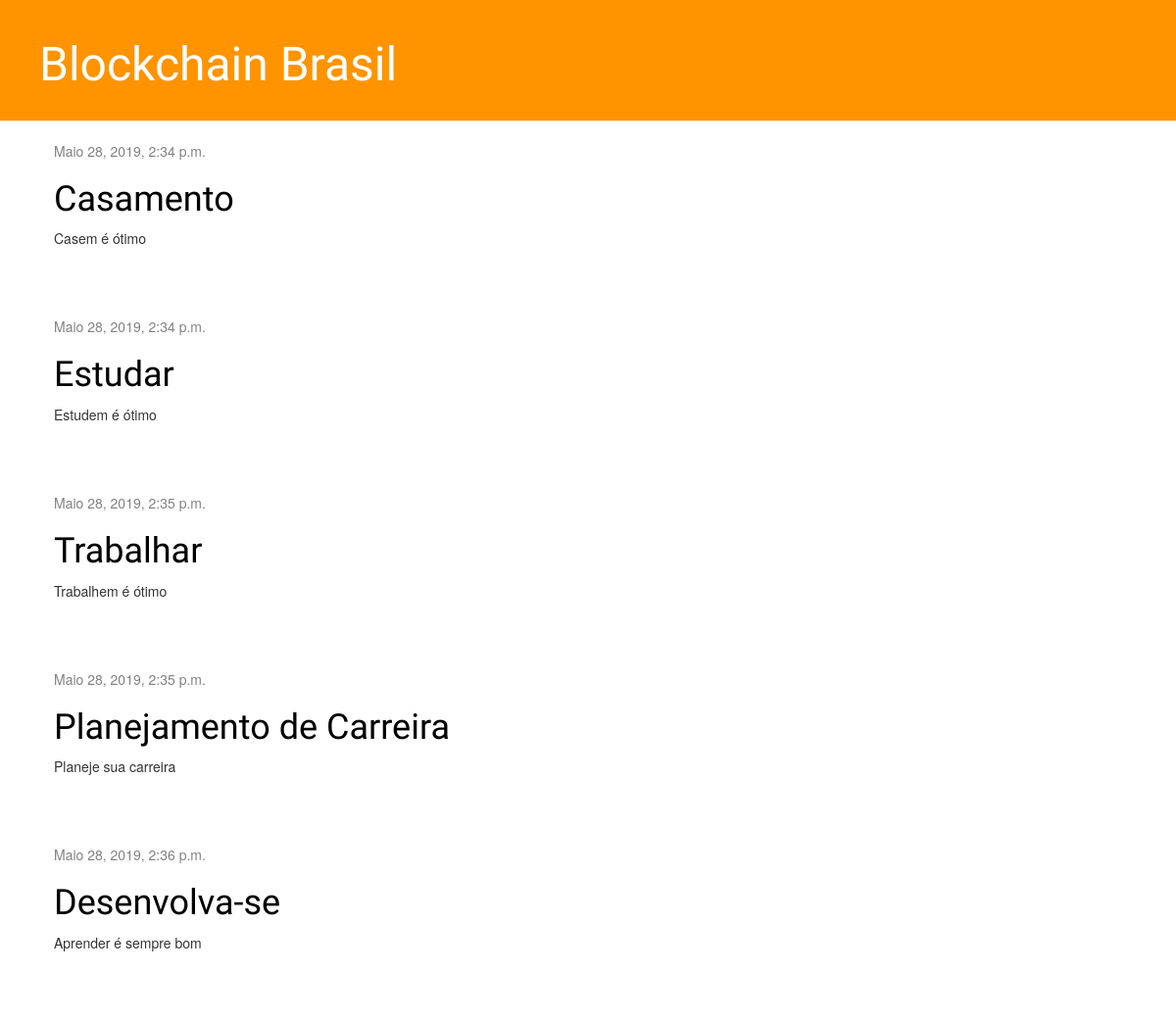
The app's page /, older data.
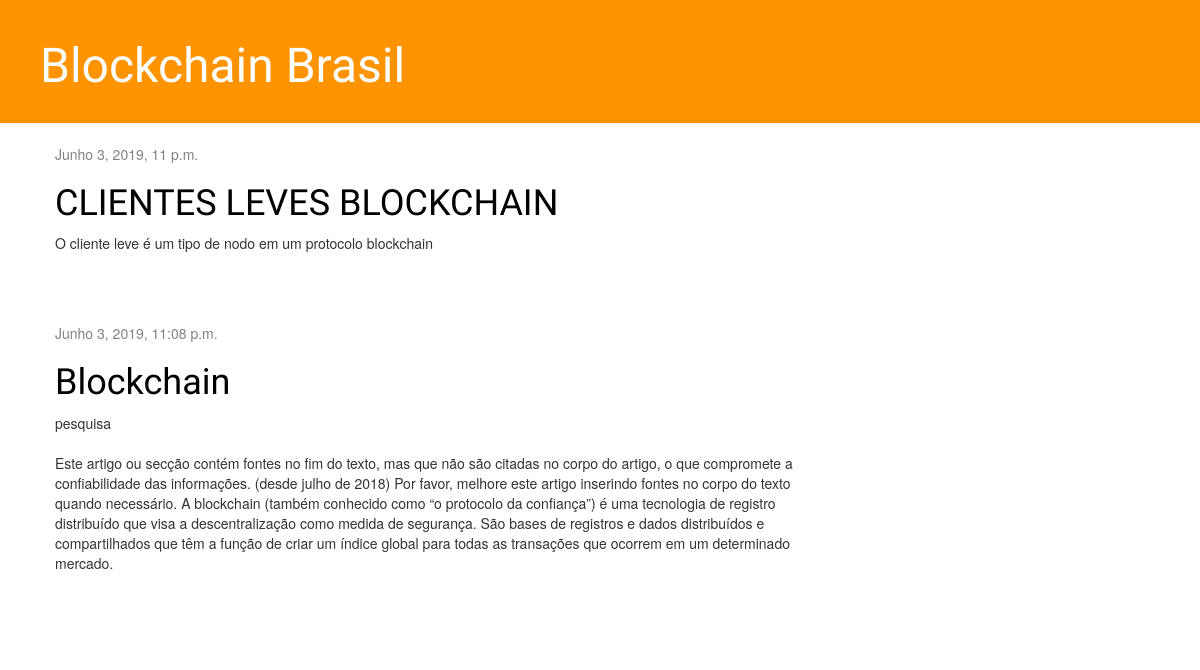
The same page, newer data.
### blog/models.py (models this page shows, shortened)
class Post(models.Model):
    author = models.ForeignKey('auth.User', on_delete=models.CASCADE)
    title = models.CharField(max_length=200)
    text = models.TextField()
    created_date = models.DateTimeField(
            default=timezone.now)
    published_date = models.DateTimeField(
            blank=True, null=True)

### blog/views.py (the view)
# urls.py: path('', views.post_list, name='post_list'),
def post_list(request):
    posts = Post.objects.filter(published_date__lte=timezone.now()).order_by('published_date')
    return render(request, 'blog/post_list.html', {'posts': posts})

### blog/templates/blog/post_list.html
{% extends 'blog/base.html' %}
{% block content %}
    {% for post in posts %}
        <div class="post">
            <div class="date">
                {{ post.published_date }}
            </div>
            <h1><a href="{% url 'post_detail' pk=post.pk %}">{{ post.title }}</a></h1>
            <p>{{ post.text|linebreaksbr }}</p>
        </div>
    {% endfor %}
{% endblock %}

### blog/templates/blog/base.html (shortened to what this page needs)
{% load static %}
<html>
    <head>
        <link rel="stylesheet" href="//maxcdn.bootstrapcdn.com/bootstrap/3.2.0/css/bootstrap.min.css">
        <link rel="stylesheet" href="//maxcdn.bootstrapcdn.com/bootstrap/3.2.0/css/bootstrap-theme.min.css">
        <link rel="stylesheet" href="{% static 'css/blog.css' %}">
    </head>
    <body>
        <div class="page-header">
            <h1><a href="/">Blockchain Brasil</a></h1>
        </div>
        <div class="content container">
            <div class="row">
                <div class="col-md-8">
                {% block content %}
                {% endblock %}
                </div>
            </div>
        </div>
</body>
    </body>
</html>

### blog/static/css/blog.css (style rules this page uses)
.page-header { background-color: #ff9400; margin-top: 0; padding: 20px 20px 20px 40px; }
.page-header h1, .page-header h1 a, .page-header h1 a:visited, .page-header h1 a:active { color: #ffffff; font-size: 36pt; text-decoration: none; }
.content { margin-left: 40px; }
h1, h2, h3, h4 { font-family: 'Lobster', cursive; }
.date { color: #828282; }
.post { margin-bottom: 70px; }
.post h1 a, .post h1 a:visited { color: #000000; }

Row changes from the older to the newer data that the page shows:
removed Post: published_date "Maio 28, 2019, 2:34 p.m.", title "Casamento", text "Casem é ótimo"
removed Post: published_date "Maio 28, 2019, 2:34 p.m.", title "Estudar", text "Estudem é ótimo"
removed Post: published_date "Maio 28, 2019, 2:35 p.m.", title "Trabalhar", text "Trabalhem é ótimo"
removed Post: published_date "Maio 28, 2019, 2:35 p.m.", title "Planejamento de Carreira", text "Planeje sua carreira"
added Post: published_date "Junho 3, 2019, 11 p.m.", title "CLIENTES LEVES BLOCKCHAIN", text "O cliente leve é um tipo de nodo em um protocolo blockchain"
changed Post: published_date "Maio 28, 2019, 2:36 p.m." → "Junho 3, 2019, 11:08 p.m."; title "Desenvolva-se" → "Blockchain"; text "Aprender é sempre bom" → "pesquisa Este artigo ou secção contém fontes no fim do texto, mas que não são citadas no corpo do artigo, o que compromete a confiabilidade das informações. (desde julho de 2018) Por favor, melhore este artigo inserindo fontes no corpo do texto quando necessário. A blockchain (também conhecido como “o protocolo da confiança”) é uma tecnologia de registro distribuído que visa a descentralização como medida de segurança. São bases de registros e dados distribuídos e compartilhados que têm a função de criar um índice global para todas as transações que ocorrem em um determinado mercado."
